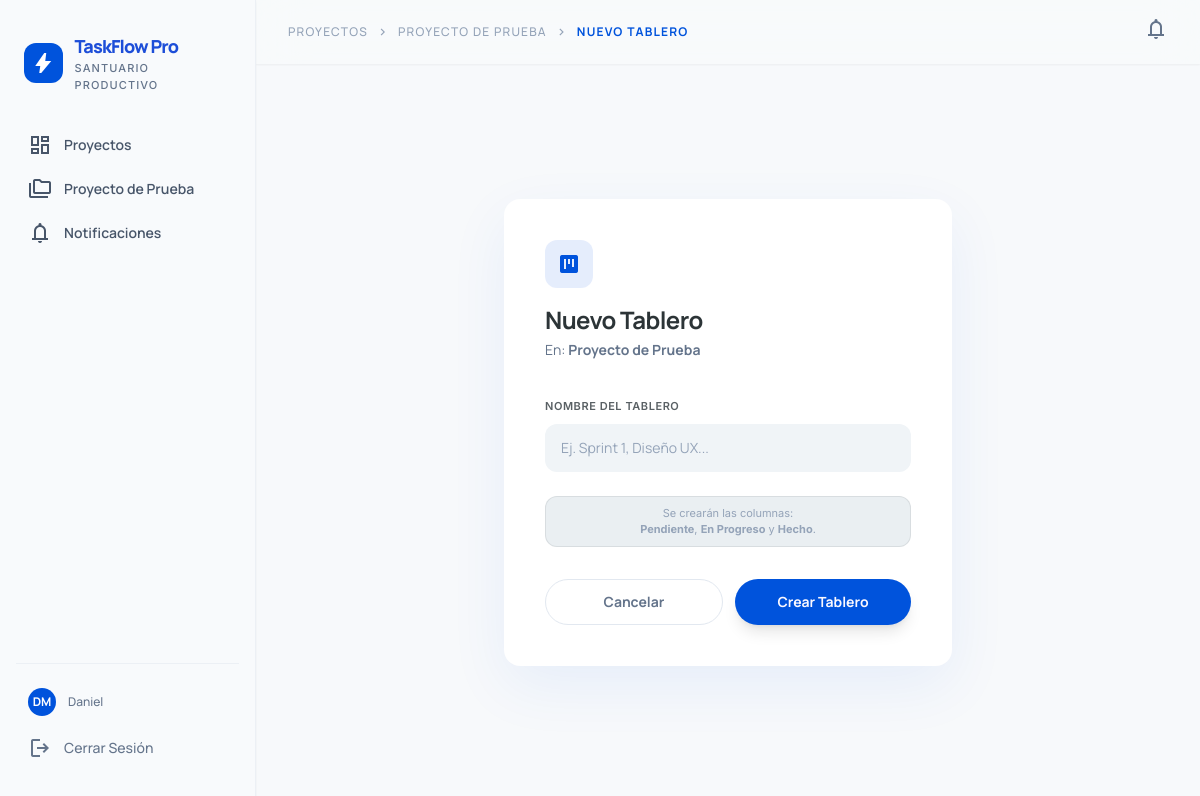
The app's page /tablero/crear/2/ (signed in) with its own data.
### apps/proyectos/models.py (models this page shows, shortened)
class Proyecto(models.Model):
    nombre = models.CharField(max_length=200, verbose_name='Nombre')
    descripcion = models.TextField(blank=True, verbose_name='Descripción')
    fecha_creacion = models.DateTimeField(auto_now_add=True, verbose_name='Fecha de creación')
    creador = models.ForeignKey(
        settings.AUTH_USER_MODEL,
        null=True,
        blank=True,
        on_delete=models.SET_NULL,
        related_name='proyectos_creados',
        verbose_name='Creador',
    )
    miembros = models.ManyToManyField(
        settings.AUTH_USER_MODEL,
        through='UsuarioProyecto',
        related_name='proyectos',
        verbose_name='Miembros',
    )
    class Meta:
        verbose_name = 'proyecto'
        verbose_name_plural = 'proyectos'
        ordering = ['-fecha_creacion']

### apps/usuarios/models.py (models this page shows, shortened)
class Usuario(AbstractBaseUser, PermissionsMixin):
    nombre = models.CharField(max_length=150, verbose_name='Nombre completo')
    email = models.EmailField(unique=True, verbose_name='Correo electrónico')
    fecha_creacion = models.DateTimeField(auto_now_add=True, verbose_name='Fecha de creación')
    is_active = models.BooleanField(default=True)
    is_staff = models.BooleanField(default=False)
    USERNAME_FIELD = 'email'
    REQUIRED_FIELDS = ['nombre']
    objects = UsuarioManager()
    class Meta:
        verbose_name = 'usuario'
        verbose_name_plural = 'usuarios'
        ordering = ['nombre']
    def get_short_name(self):
        return self.nombre.split()[0] if self.nombre else self.email
    def get_initials(self):
        parts = self.nombre.strip().split()
        if len(parts) >= 2:
            return f'{parts[0][0]}{parts[1][0]}'.upper()
        return self.nombre[:2].upper() if self.nombre else 'US'

### apps/tableros/views.py (the view, shortened to what this page needs)
# urls.py: path('crear/<int:proyecto_pk>/', views.crear_tablero, name='crear'),
@login_required
def crear_tablero(request, proyecto_pk):
    from apps.proyectos.models import Proyecto
    proyecto = get_object_or_404(Proyecto, pk=proyecto_pk, usuario_proyectos__usuario=request.user, usuario_proyectos__activo=True)
    return render(request, 'taskflow/tablero/form_tablero.html', {'proyecto': proyecto})

### templates/taskflow/tablero/form_tablero.html (shortened to what this page needs)
{% extends 'taskflow/base.html' %}
{% block nav_breadcrumb %}
<a href="{% url 'proyectos:lista' %}" class="hover:text-primary transition-colors">Proyectos</a>
<span class="material-symbols-outlined text-[14px]">chevron_right</span>
<a href="{% url 'proyectos:detalle' proyecto.pk %}" class="hover:text-primary transition-colors">{{ proyecto.nombre }}</a>
<span class="material-symbols-outlined text-[14px]">chevron_right</span>
<span class="text-primary font-bold">{% if tablero %}Editar Tablero{% else %}Nuevo Tablero{% endif %}</span>
{% endblock %}
{% block body_classes %}overflow-hidden flex flex-col justify-center{% endblock %}
{% block content %}
<div class="flex flex-col items-center justify-center h-[calc(100vh-64px)] overflow-y-auto w-full p-6">
    <div class="w-full max-w-md">
        <div class="bg-surface-container-lowest rounded-2xl shadow-[0_20px_60px_rgba(0,83,220,0.07)] p-10 border border-white/50">
            <div class="mb-8">
                <div class="w-12 h-12 rounded-xl bg-primary/10 flex items-center justify-center mb-4">
                    <span class="material-symbols-outlined text-primary" style="font-variation-settings:'FILL' 1;">view_kanban</span>
                </div>
                <h1 class="text-2xl font-bold tracking-tight font-headline">{% if tablero %}Editar Tablero{% else %}Nuevo Tablero{% endif %}</h1>
                <p class="text-sm text-slate-500 mt-1">En: <strong>{{ proyecto.nombre }}</strong></p>
            </div>
            <form method="POST" action="{% if tablero %}{% url 'tableros:editar' tablero.pk %}{% else %}{% url 'tableros:crear' proyecto.pk %}{% endif %}" class="space-y-6">
                <div class="space-y-2">
                    <label class="text-[11px] font-label font-semibold uppercase tracking-wider text-on-surface-variant">Nombre del tablero</label>
                    <input class="w-full bg-surface-container-low border-none rounded-xl px-4 py-3.5 text-on-surface placeholder:text-slate-400 focus:ring-4 focus:ring-primary/5 transition-all text-sm outline-none"
                        name="nombre" type="text" placeholder="Ej. Sprint 1, Diseño UX..." value="{{ tablero.nombre|default:'' }}" required/>
                </div>
                {% if not tablero %}
                <p class="text-[11px] text-slate-400 font-label bg-surface-container py-2 px-3 rounded-xl border border-outline-variant/30 text-center">
                    Se crearán las columnas: <br> <strong>Pendiente</strong>, <strong>En Progreso</strong> y <strong>Hecho</strong>.
                </p>
                {% endif %}
                <div class="flex gap-3 pt-2">
                    <a href="{% url 'proyectos:detalle' proyecto.pk %}" class="flex-1 py-3 text-center text-sm font-bold text-slate-500 hover:text-slate-700 border border-slate-200 rounded-full transition-colors">
                        Cancelar
                    </a>
                    <button type="submit" class="flex-1 bg-primary text-on-primary py-3 rounded-full font-bold text-sm shadow-lg hover:bg-primary-dim transition-all active:scale-[0.98]">
                        {% if tablero %}Guardar Cambios{% else %}Crear Tablero{% endif %}
                    </button>
                </div>
            </form>
        </div>
    </div>
</div>
{% endblock %}

### templates/taskflow/base.html (shortened to what this page needs)
<!DOCTYPE html>
<html class="light" lang="es">
<head>
<script src="https://cdn.tailwindcss.com?plugins=forms,container-queries"></script>
<script id="tailwind-config">
    tailwind.config={darkMode:"class",theme:{extend:{"colors":{"surface":"#f7f9fb","primary-container":"#3e76fe","primary":"#0053dc","surface-variant":"#dce4e8","secondary-container":"#d3e4fe","on-secondary-container":"#435368","surface-container-high":"#e3e9ed","on-surface-variant":"#596064","surface-container-low":"#f0f4f7","background":"#f7f9fb","on-background":"#2c3437","surface-container":"#eaeff2","on-primary":"#faf8ff","surface-container-lowest":"#ffffff","primary-dim":"#0049c2","on-surface":"#2c3437","error":"#a83836","on-tertiary-container":"#006259","tertiary":"#006b62","tertiary-container":"#91feef","outline":"#747c80","outline-variant":"#acb3b7","error-container":"#fa746f","on-error-container":"#6e0a12"},
    "borderRadius":{"DEFAULT":"0.25rem","lg":"0.5rem","xl":"0.75rem","full":"9999px"},
    "fontFamily":{"headline":["Manrope"],"body":["Manrope"],"label":["Inter"]}}}}
</script>
</head>
<body class="text-on-background antialiased {% block body_classes %}overflow-x-hidden{% endblock %}">
<aside class="bg-slate-50 h-screen w-64 fixed left-0 top-0 flex flex-col py-8 px-4 z-50 shadow-sm border-r border-slate-200/50">
    <div class="mb-8 px-2 flex items-center gap-3">
        <div class="w-10 h-10 bg-primary rounded-xl flex items-center justify-center text-white">
            <span class="material-symbols-outlined" style="font-variation-settings:'FILL' 1;">bolt</span>
        </div>
        <div>
            <h2 class="text-lg font-black tracking-tighter text-blue-700">TaskFlow Pro</h2>
            <p class="text-[11px] font-label font-medium text-slate-500 uppercase tracking-widest">Santuario Productivo</p>
        </div>
    </div>
    <nav class="space-y-1 flex-1">
        <a class="flex items-center gap-3 px-3 py-2 text-slate-600 hover:bg-slate-200/30 rounded-lg transition-all"
           href="{% url 'proyectos:lista' %}">
            <span class="material-symbols-outlined">dashboard</span>
            <span class="font-semibold text-sm">Proyectos</span>
        </a>
        {% if proyecto %}
        <a class="flex items-center gap-3 px-3 py-2 text-slate-600 hover:bg-slate-200/30 rounded-lg transition-all"
           href="{% url 'proyectos:detalle' proyecto.pk %}">
            <span class="material-symbols-outlined">folder_copy</span>
            <span class="font-semibold text-sm truncate">{{ proyecto.nombre }}</span>
        </a>
        {% endif %}
        <a class="flex items-center gap-3 px-3 py-2 text-slate-600 hover:bg-slate-200/30 rounded-lg transition-all"
           href="{% url 'notificaciones:lista' %}">
            <span class="material-symbols-outlined">notifications</span>
            <span class="font-semibold text-sm">Notificaciones</span>
        </a>
    </nav>
    <div class="mt-auto space-y-1 pt-4 border-t border-slate-200/50">
        <div class="flex items-center gap-3 px-3 py-2 text-slate-500 text-sm">
            <div class="w-7 h-7 rounded-full bg-primary flex items-center justify-center text-white text-xs font-bold flex-shrink-0">
                {{ request.user.get_initials }}
            </div>
            <span class="truncate text-xs font-medium">{{ request.user.get_short_name }}</span>
        </div>
        <a href="{% url 'usuarios:logout' %}"
           class="flex items-center gap-3 px-3 py-2 text-slate-500 font-medium text-sm hover:text-red-600 transition-colors">
            <span class="material-symbols-outlined">logout</span>
            <span>Cerrar Sesión</span>
        </a>
    </div>
</aside>
<header class="bg-slate-50/80 backdrop-blur-xl fixed top-0 left-64 right-0 z-40 h-16 flex justify-between items-center px-8 shadow-sm">
    <nav class="flex items-center gap-2 text-xs font-medium text-slate-400 uppercase tracking-widest label-text">
        {% block nav_breadcrumb %}{% endblock %}
    </nav>
    <div class="flex items-center gap-4">
        <a href="{% url 'notificaciones:lista' %}" class="text-slate-500 hover:text-slate-800 transition-colors relative" title="Notificaciones">
            <span class="material-symbols-outlined">notifications</span>
        </a>
    </div>
</header>
<main class="ml-64 pt-16 min-h-screen bg-surface">
    {% block content %}{% endblock %}
</main>
</body>
</html>

### records on screen
Proyecto: nombre "Proyecto de Prueba", nombre "PROYECTO DE PRUEBA"
Usuario: user.get_initials "DM", user.get_short_name "Daniel"
